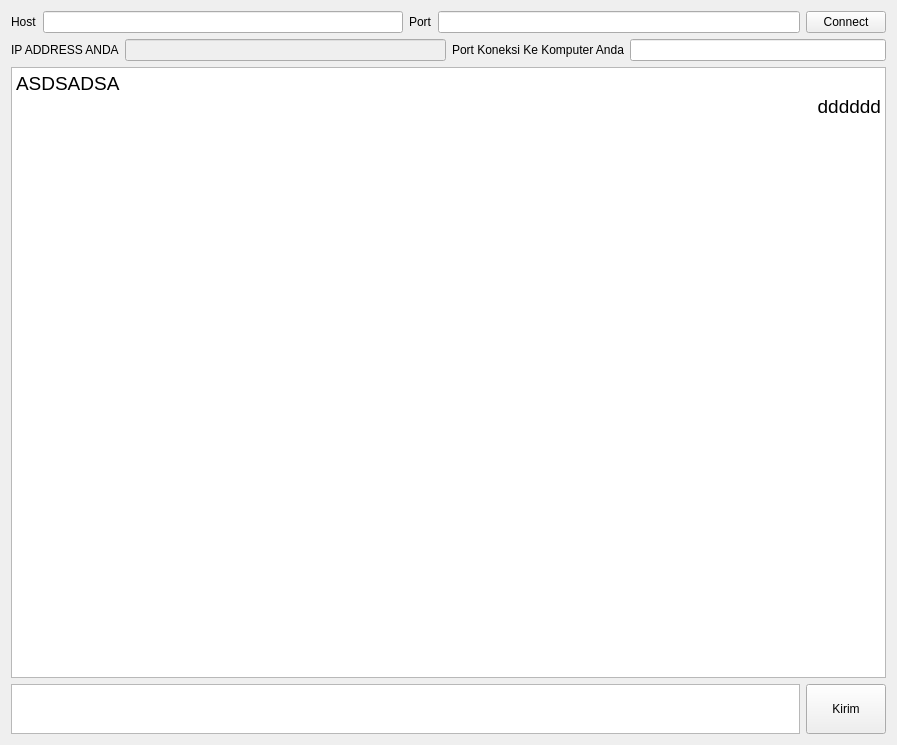
<?xml version="1.0" encoding="UTF-8"?>
<ui version="4.0">
 <class>Form</class>
 <widget class="QWidget" name="Form">
  <property name="geometry">
   <rect>
    <x>0</x>
    <y>0</y>
    <width>897</width>
    <height>745</height>
   </rect>
  </property>
  <property name="windowTitle">
   <string>Form</string>
  </property>
  <layout class="QVBoxLayout" name="verticalLayout_2">
   <item>
    <layout class="QVBoxLayout" name="verticalLayout">
     <item>
      <layout class="QHBoxLayout" name="to_connect">
       <item>
        <layout class="QFormLayout" name="formLayout_3">
         <item row="0" column="0">
          <widget class="QLabel" name="label_2">
           <property name="text">
            <string>Host</string>
           </property>
          </widget>
         </item>
         <item row="0" column="1">
          <widget class="QLineEdit" name="host_lineEdit"/>
         </item>
        </layout>
       </item>
       <item>
        <layout class="QFormLayout" name="formLayout_2">
         <item row="0" column="0">
          <widget class="QLabel" name="label">
           <property name="text">
            <string>Port</string>
           </property>
          </widget>
         </item>
         <item row="0" column="1">
          <widget class="QLineEdit" name="port_lineEdit"/>
         </item>
        </layout>
       </item>
       <item>
        <widget class="QPushButton" name="connect_to_client_pushButton">
         <property name="text">
          <string>Connect</string>
         </property>
        </widget>
       </item>
      </layout>
     </item>
     <item>
      <layout class="QHBoxLayout" name="our_2">
       <item>
        <layout class="QFormLayout" name="formLayout_6">
         <item row="0" column="0">
          <widget class="QLabel" name="label_5">
           <property name="text">
            <string>IP ADDRESS ANDA</string>
           </property>
          </widget>
         </item>
         <item row="0" column="1">
          <widget class="QLineEdit" name="myhost_ip_lineEdit">
           <property name="enabled">
            <bool>false</bool>
           </property>
          </widget>
         </item>
        </layout>
       </item>
       <item>
        <layout class="QFormLayout" name="formLayout_7">
         <item row="0" column="0">
          <widget class="QLabel" name="label_6">
           <property name="text">
            <string>Port Koneksi Ke Komputer Anda</string>
           </property>
          </widget>
         </item>
         <item row="0" column="1">
          <widget class="QLineEdit" name="myport_lineEdit"/>
         </item>
        </layout>
       </item>
      </layout>
     </item>
     <item>
      <widget class="QTextBrowser" name="message_textBrowser">
       <property name="font">
        <font>
         <pointsize>14</pointsize>
        </font>
       </property>
       <property name="html">
        <string>&lt;!DOCTYPE HTML PUBLIC &quot;-//W3C//DTD HTML 4.0//EN&quot; &quot;http://www.w3.org/TR/REC-html40/strict.dtd&quot;&gt;
&lt;html&gt;&lt;head&gt;&lt;meta name=&quot;qrichtext&quot; content=&quot;1&quot; /&gt;&lt;style type=&quot;text/css&quot;&gt;
p, li { white-space: pre-wrap; }
&lt;/style&gt;&lt;/head&gt;&lt;body style=&quot; font-family:'MS Shell Dlg 2'; font-size:14pt; font-weight:400; font-style:normal;&quot;&gt;
&lt;p style=&quot; margin-top:0px; margin-bottom:0px; margin-left:0px; margin-right:0px; -qt-block-indent:0; text-indent:0px;&quot;&gt;&lt;span style=&quot; font-family:'Ubuntu';&quot;&gt;ASDSADSA&lt;/span&gt;&lt;/p&gt;
&lt;p align=&quot;right&quot; style=&quot; margin-top:0px; margin-bottom:0px; margin-left:0px; margin-right:0px; -qt-block-indent:0; text-indent:0px;&quot;&gt;&lt;span style=&quot; font-family:'Ubuntu';&quot;&gt;dddddd&lt;/span&gt;&lt;/p&gt;&lt;/body&gt;&lt;/html&gt;</string>
       </property>
      </widget>
     </item>
     <item>
      <layout class="QHBoxLayout" name="horizontalLayout_3">
       <property name="sizeConstraint">
        <enum>QLayout::SetDefaultConstraint</enum>
       </property>
       <item>
        <widget class="QTextEdit" name="message_textEdit">
         <property name="sizePolicy">
          <sizepolicy hsizetype="Expanding" vsizetype="Minimum">
           <horstretch>0</horstretch>
           <verstretch>0</verstretch>
          </sizepolicy>
         </property>
         <property name="maximumSize">
          <size>
           <width>16777215</width>
           <height>50</height>
          </size>
         </property>
        </widget>
       </item>
       <item>
        <widget class="QPushButton" name="send_pushButton">
         <property name="sizePolicy">
          <sizepolicy hsizetype="Minimum" vsizetype="Minimum">
           <horstretch>0</horstretch>
           <verstretch>0</verstretch>
          </sizepolicy>
         </property>
         <property name="text">
          <string>Kirim</string>
         </property>
        </widget>
       </item>
      </layout>
     </item>
    </layout>
   </item>
  </layout>
 </widget>
 <resources/>
 <connections/>
</ui>
